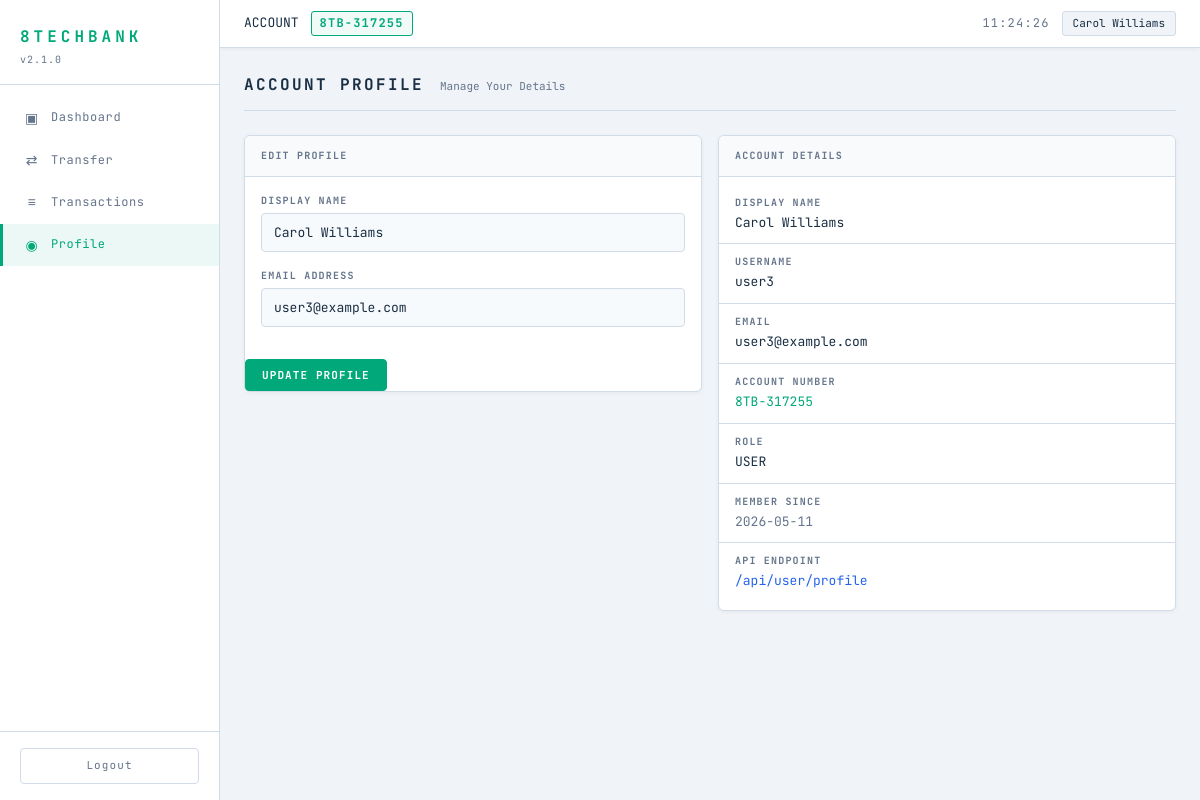
Page /profile (signed in) on the committed database.
### tables this page shows
CREATE TABLE users (
    id INTEGER PRIMARY KEY AUTOINCREMENT,
    username TEXT NOT NULL UNIQUE,
    email TEXT NOT NULL UNIQUE,
    password TEXT NOT NULL,
    display_name TEXT NOT NULL,
    account_number TEXT NOT NULL UNIQUE,
    balance REAL NOT NULL DEFAULT 1000.00,
    role TEXT NOT NULL DEFAULT 'user',
    created_at TIMESTAMP DEFAULT CURRENT_TIMESTAMP
);

### routes/profile.py (the view, shortened to what this page needs)
@profile_bp.route('/profile', methods=['GET', 'POST'])
def profile():
    if 'user_id' not in session:
        return redirect(url_for('auth.login'))
    user_id = session['user_id']
    error = None
    success = None
    user = raw_query("SELECT * FROM users WHERE id=" + str(user_id), fetchone=True)
    return render_template('profile.html', user=user, error=error, success=success)

### database.py (called while the page is built)
def get_db():
    conn = sqlite3.connect(DATABASE_PATH)
    conn.row_factory = sqlite3.Row
    return conn

def raw_query(sql, fetchone=False):
    conn = get_db()
    try:
        if isinstance(sql, (list, tuple)) and len(sql) == 2:
            sql_text, params = sql
            cur = conn.execute(sql_text, params)
        else:
            cur = conn.execute(sql)
        conn.commit()
        if fetchone:
            return cur.fetchone()
        return cur.fetchall()
    finally:
        conn.close()

### templates/profile.html (shortened to what this page needs)
{% extends "base.html" %}
{% block content %}
<div class="page-header">
    <h2 class="page-title">ACCOUNT PROFILE</h2>
    <span class="page-subtitle">Manage Your Details</span>
</div>
<div class="profile-layout">
    <div class="profile-form-col">
        <div class="card">
            <div class="card-header">
                <span class="micro-label">EDIT PROFILE</span>
            </div>
            <form method="POST" action="{{ url_for('profile.profile') }}">
                <div class="form-group">
                    <label class="micro-label">DISPLAY NAME</label>
                    <input type="text" name="display_name" class="form-input"
                           value="{{ user.display_name }}">
                </div>
                <div class="form-group">
                    <label class="micro-label">EMAIL ADDRESS</label>
                    <input type="email" name="email" class="form-input"
                           value="{{ user.email }}">
                </div>
                <button type="submit" class="btn btn-primary">UPDATE PROFILE</button>
            </form>
        </div>
    </div>
    <div class="profile-info-col">
        <div class="card">
            <div class="card-header">
                <span class="micro-label">ACCOUNT DETAILS</span>
            </div>
            <div class="info-rows">
                <div class="info-row">
                    <span class="micro-label">DISPLAY NAME</span>
                    <span class="info-value">{{ user.display_name | safe }}</span>
                </div>
                <div class="info-row">
                    <span class="micro-label">USERNAME</span>
                    <span class="info-value mono">{{ user.username }}</span>
                </div>
                <div class="info-row">
                    <span class="micro-label">EMAIL</span>
                    <span class="info-value">{{ user.email }}</span>
                </div>
                <div class="info-row">
                    <span class="micro-label">ACCOUNT NUMBER</span>
                    <span class="info-value mono accent">{{ user.account_number }}</span>
                </div>
                <div class="info-row">
                    <span class="micro-label">ROLE</span>
                    <span class="info-value">{{ user.role | upper }}</span>
                </div>
                <div class="info-row">
                    <span class="micro-label">MEMBER SINCE</span>
                    <span class="info-value muted">{{ user.created_at[:10] }}</span>
                </div>
                <div class="info-row">
                    <span class="micro-label">API ENDPOINT</span>
                    <a href="{{ url_for('api.api_user_profile') }}" class="info-value link">/api/user/profile</a>
                </div>
            </div>
        </div>
    </div>
</div>
{% endblock %}

### templates/base.html (shortened to what this page needs)
<!DOCTYPE html>
<html lang="en">
<head>
    <link rel="stylesheet" href="{{ url_for('static', filename='style.css') }}">
</head>
<body>
    <div class="layout">
        <aside class="sidebar">
            <div class="sidebar-header">
                <h1 class="logo">8TECHBANK</h1>
                <div class="version">v2.1.0</div>
            </div>
            <nav class="sidebar-nav">
                <a href="{{ url_for('dashboard.dashboard') }}" class="nav-item {% if request.endpoint == 'dashboard.dashboard' %}active{% endif %}">
                    <span class="nav-icon">▣</span>
                    <span>Dashboard</span>
                </a>
                <a href="{{ url_for('transfer.transfer') }}" class="nav-item {% if request.endpoint == 'transfer.transfer' %}active{% endif %}">
                    <span class="nav-icon">⇄</span>
                    <span>Transfer</span>
                </a>
                <a href="{{ url_for('transactions.transactions') }}" class="nav-item {% if request.endpoint == 'transactions.transactions' %}active{% endif %}">
                    <span class="nav-icon">≡</span>
                    <span>Transactions</span>
                </a>
                <a href="{{ url_for('profile.profile') }}" class="nav-item {% if request.endpoint == 'profile.profile' %}active{% endif %}">
                    <span class="nav-icon">◉</span>
                    <span>Profile</span>
                </a>
            </nav>
            <div class="sidebar-footer">
                <a href="{{ url_for('auth.logout') }}" class="logout-btn">Logout</a>
            </div>
        </aside>
        <main class="main-content">
            <header class="topbar">
                <div class="topbar-left">
                    <span class="label">ACCOUNT</span>
                    <span class="account-badge">{{ session.account_number }}</span>
                </div>
                <div class="topbar-right">
                    <div class="clock" id="liveClock">--:--:--</div>
                    <div class="user-pill">{{ session.display_name }}</div>
                </div>
            </header>
            <div class="content">
                {% block content %}{% endblock %}
            </div>
        </main>
    </div>
</body>
</html>

### rows in the picture
users: account_number "8TB-317255", display_name "Carol Williams", email "user3@example.com", username "user3", role "USER", created_at "2026-05-11"
